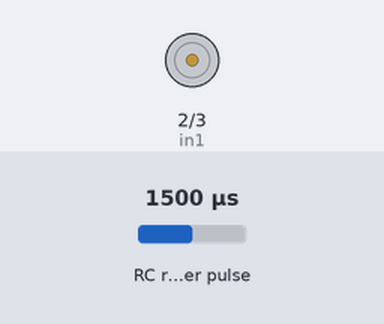
Recording of a sketch running on a simulated Arduino Uno, built with avr-gcc and run on an emulated ATmega328P. Shown: motor-driver pin pairs drawn as motors (green arrow = first pin HIGH = forward, orange = second pin HIGH = backward, longer = more drive, scaled by the enable pin). Wiring (inferred from the names in the program): RC receiver channel: data pin 6. The inputs (shaded band) are chosen by the test bench; at power-on: RC receiver pulse 1500 µs.

Above: at 1.2 s.
1.3 s: RC receiver pulse (sensor on pin 6) set to 1473 µs
2.8 s: RC receiver pulse (sensor on pin 6) set to 1458 µs
4.3 s: RC receiver pulse (sensor on pin 6) set to 1020 µs
At 5.1 s:
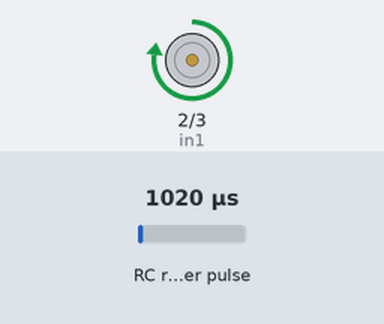
5.8 s: RC receiver pulse (sensor on pin 6) set to 1250 µs
At 6.2 s:
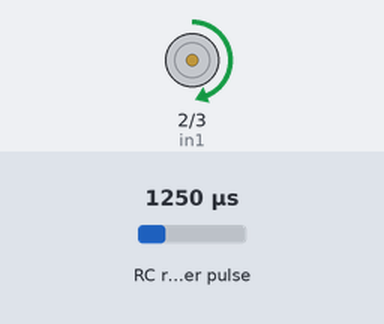
7.3 s: RC receiver pulse (sensor on pin 6) set to 1750 µs
At 8.5 s:
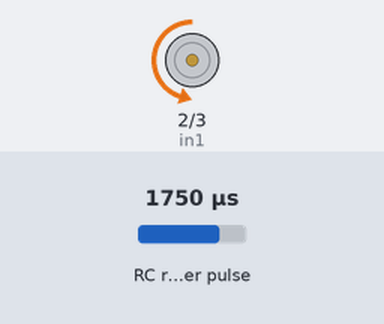
8.8 s: RC receiver pulse (sensor on pin 6) set to 1980 µs
At 9.7 s:
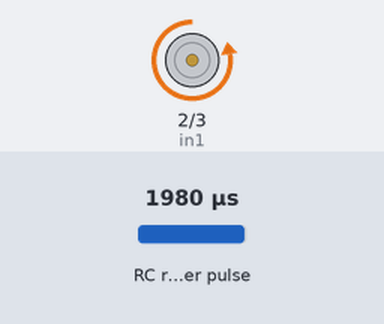
Timing chart, 0 to 11.3 s (numbered marks = the images above; inputs shaded):
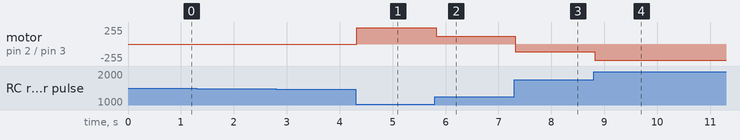

Measured:
- after the input at 1.3 s, every drawn part: stays the same
- after the input at 4.3 s, motor on pin 2 (in1) / pin 3 (in2): stopped → forward 243/255 at once
- after the input at 5.8 s, motor on pin 2 (in1) / pin 3 (in2): forward 243/255 → forward 115/255 at once
- after the input at 7.3 s, motor on pin 2 (in1) / pin 3 (in2): forward 115/255 → backward 119/255 at once
- after the input at 8.8 s, motor on pin 2 (in1) / pin 3 (in2): backward 119/255 → backward 244/255 at once

The sketch:

fsi6_ia6b_motor_test_receiver.ino
```cpp
//YouTube|Tech at Home
//https://www.youtube.com/watch?v=Pcct-0RmcZE

int in1 = 2;
int in2 = 3;
int enable1 = 5;  // pin with ~ symbol

int channel_2 = 6;  // pin with ~ symbol

void setup()
{
  pinMode(channel_2, INPUT);
  pinMode(in1, OUTPUT);
  pinMode(in2, OUTPUT);
  pinMode(enable1, OUTPUT);
  Serial.begin(9600);
}

void loop() {

  int pwm = 0;
  int value = pulseIn(channel_2, HIGH, 25000);

  if(value==0)
  {
      digitalWrite(in1, LOW);
      digitalWrite(in2, LOW);
      analogWrite(enable1, 0);
  }

  else if(value > 1530)
  {
      pwm = map(value, 1530, 2000, 0, 255);
      digitalWrite(in1, LOW);
      digitalWrite(in2, HIGH);
      analogWrite(enable1, pwm);
  }

  else if(value < 1460)
  {
      pwm = map(value, 1460, 1000, 0, 255);
      digitalWrite(in1, HIGH);
      digitalWrite(in2, LOW);
      analogWrite(enable1, pwm);
  }

  else
  {
      digitalWrite(in1, LOW);
      digitalWrite(in2, LOW);
      analogWrite(enable1, 0);
  }

  delay(10);
}
```
